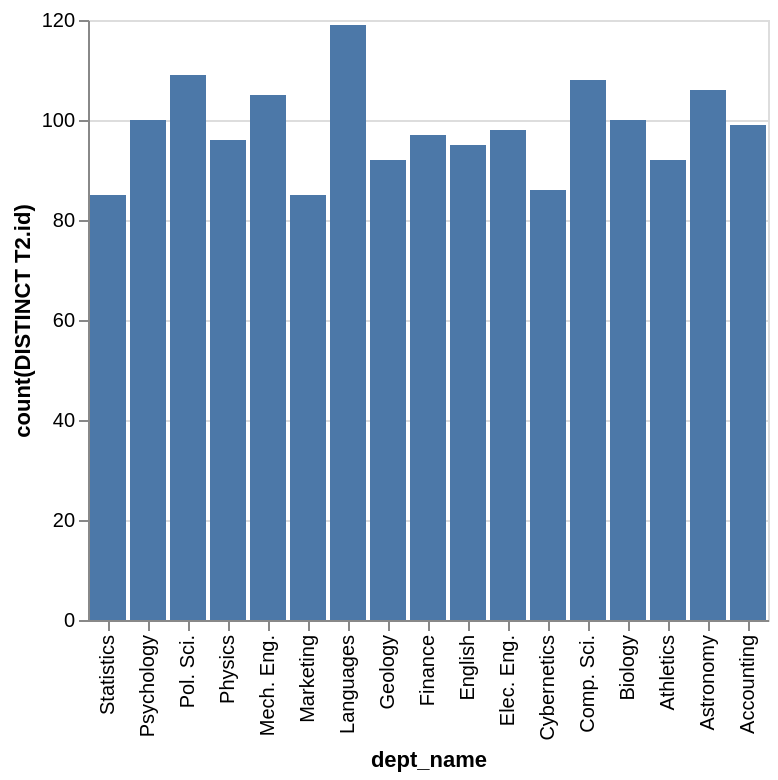

Specify this chart in Vega-Lite:
### Vega-Lite specification from a JSON file in a GitHub repository (floating-point values rounded to 4 significant figures)
{"data": {"values": [{"x_data": "Accounting", "y_data": 99}, {"x_data": "Astronomy", "y_data": 106}, {"x_data": "Athletics", "y_data": 92}, {"x_data": "Biology", "y_data": 100}, {"x_data": "Comp. Sci.", "y_data": 108}, {"x_data": "Cybernetics", "y_data": 86}, {"x_data": "Elec. Eng.", "y_data": 98}, {"x_data": "English", "y_data": 95}, {"x_data": "Finance", "y_data": 97}, {"x_data": "Geology", "y_data": 92}, {"x_data": "Languages", "y_data": 119}, {"x_data": "Marketing", "y_data": 85}, {"x_data": "Mech. Eng.", "y_data": 105}, {"x_data": "Physics", "y_data": 96}, {"x_data": "Pol. Sci.", "y_data": 109}, {"x_data": "Psychology", "y_data": 100}, {"x_data": "Statistics", "y_data": 85}]}, "mark": "bar", "encoding": {"x": {"field": "x_data", "type": "nominal", "title": "dept_name", "sort": "descending"}, "y": {"field": "y_data", "type": "quantitative", "title": "count(DISTINCT T2.id)"}}}
